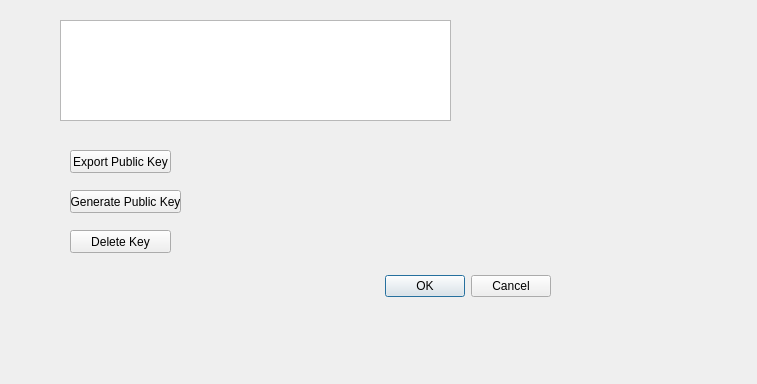
<?xml version="1.0" encoding="UTF-8"?>
<ui version="4.0">
 <class>Dialog</class>
 <widget class="QDialog" name="Dialog">
  <property name="geometry">
   <rect>
    <x>0</x>
    <y>0</y>
    <width>757</width>
    <height>384</height>
   </rect>
  </property>
  <property name="windowTitle">
   <string>Dialog</string>
  </property>
  <widget class="QPushButton" name="pushButton_2">
   <property name="geometry">
    <rect>
     <x>70</x>
     <y>190</y>
     <width>111</width>
     <height>23</height>
    </rect>
   </property>
   <property name="text">
    <string>Generate Public Key</string>
   </property>
  </widget>
  <widget class="QPushButton" name="pushButton">
   <property name="geometry">
    <rect>
     <x>70</x>
     <y>150</y>
     <width>101</width>
     <height>23</height>
    </rect>
   </property>
   <property name="text">
    <string>Export Public Key</string>
   </property>
  </widget>
  <widget class="QPushButton" name="pushButton_3">
   <property name="geometry">
    <rect>
     <x>70</x>
     <y>230</y>
     <width>101</width>
     <height>23</height>
    </rect>
   </property>
   <property name="text">
    <string>Delete Key</string>
   </property>
  </widget>
  <widget class="QDialogButtonBox" name="buttonBox">
   <property name="geometry">
    <rect>
     <x>210</x>
     <y>270</y>
     <width>341</width>
     <height>32</height>
    </rect>
   </property>
   <property name="orientation">
    <enum>Qt::Horizontal</enum>
   </property>
   <property name="standardButtons">
    <set>QDialogButtonBox::Cancel|QDialogButtonBox::Ok</set>
   </property>
  </widget>
  <widget class="QTableView" name="tableView">
   <property name="geometry">
    <rect>
     <x>60</x>
     <y>20</y>
     <width>391</width>
     <height>101</height>
    </rect>
   </property>
  </widget>
 </widget>
 <resources/>
 <connections/>
</ui>
